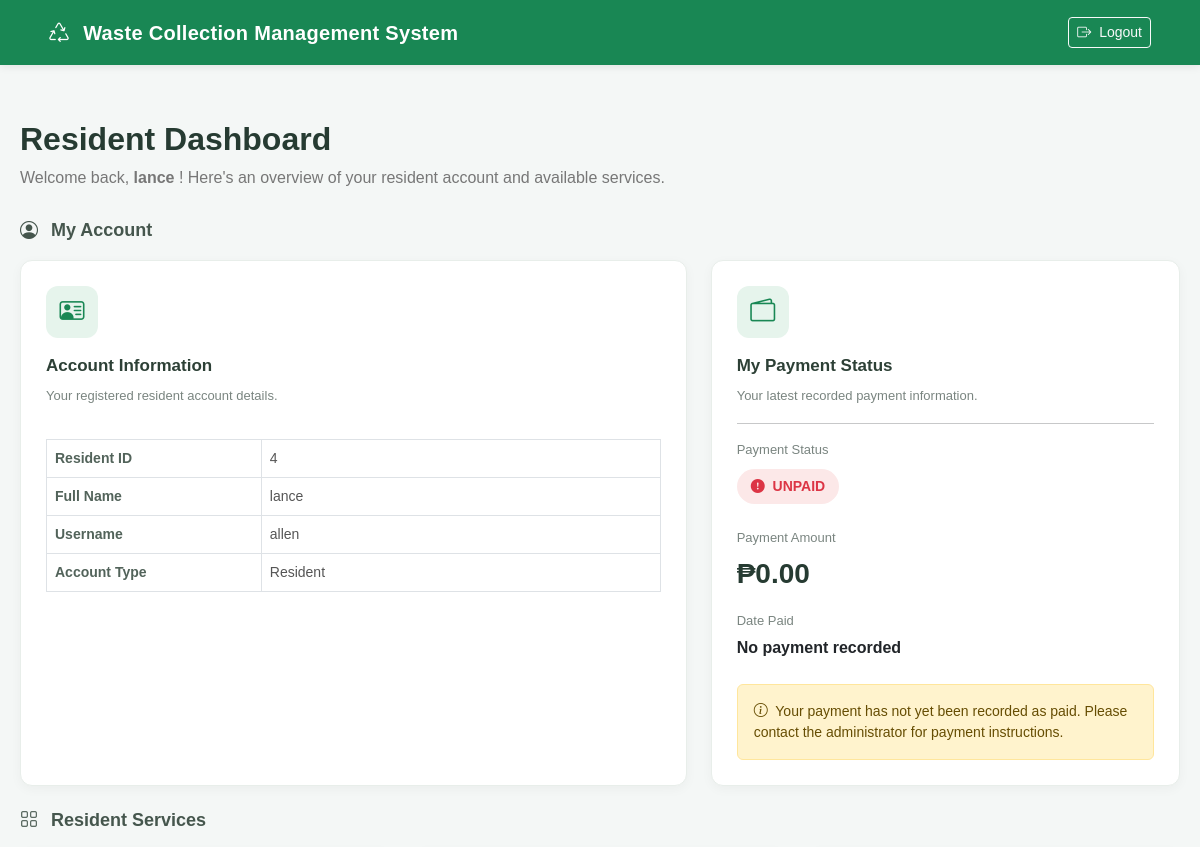
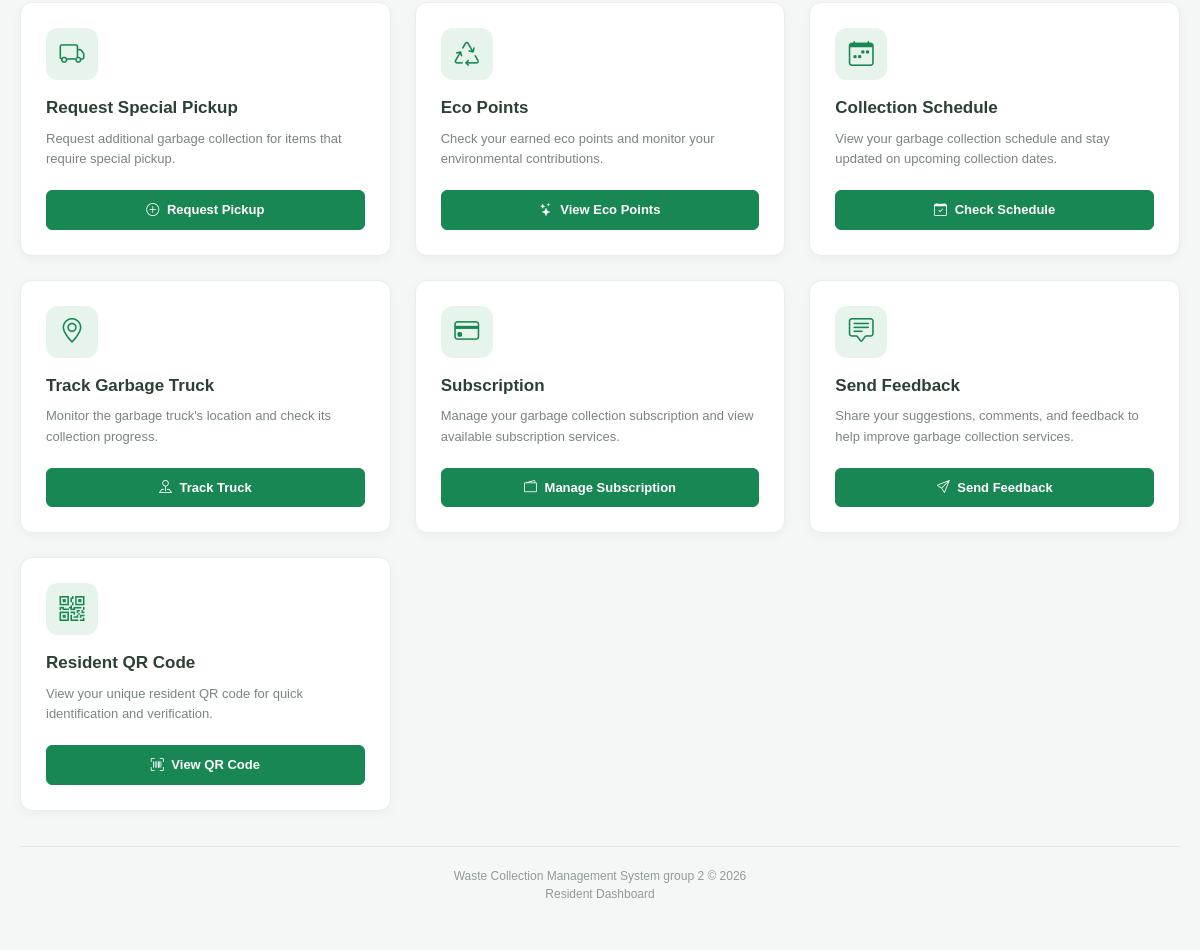
Screenshot of /system-main/system-main/wastesystem/residents/dashboard.php (signed in) with the database file from the repository (2 pictures, top to bottom).
### tables this page shows
CREATE TABLE `users` (
  `id` int(11) NOT NULL,
  `fullname` varchar(255) NOT NULL,
  `users` varchar(255) NOT NULL,
  `password` varchar(255) NOT NULL,
  `role` varchar(11) NOT NULL
);

### system-main/system-main/wastesystem/residents/dashboard.php (the view, shortened to what this page needs)
<?php
include "../config/database.php";
$user_id = (int) $_SESSION["user_id"];
$sql = mysqli_prepare(
    $conn,
    "SELECT id, fullname, users, role
     FROM users
     WHERE id = ?
     LIMIT 1"
);
mysqli_stmt_bind_param($sql, "i", $user_id);
mysqli_stmt_execute($sql);
$result = mysqli_stmt_get_result($sql);
$user = mysqli_fetch_assoc($result);
$payment_sql = mysqli_prepare(
    $conn,
    "SELECT amount, status, paid_at
     FROM resident_payments
     WHERE user_id = ?
     ORDER BY id DESC
     LIMIT 1"
);
mysqli_stmt_bind_param($payment_sql, "i", $user_id);
mysqli_stmt_execute($payment_sql);
$payment_result = mysqli_stmt_get_result($payment_sql);
$payment = mysqli_fetch_assoc($payment_result);
if (!$payment) {
    $payment_status = "Unpaid";
    $payment_amount = 0;
    $paid_at = null;
} else {
    $payment_status = $payment["status"];
    $payment_amount = $payment["amount"];
    $paid_at = $payment["paid_at"];
}
$is_paid = strtolower($payment_status) == "paid";
?>
<!DOCTYPE html>
<html lang="en">
<head>
    <link href="../assets/vendor/bootstrap/css/bootstrap.min.css" rel="stylesheet">
    <link rel="stylesheet"
        href="https://cdn.jsdelivr.net/npm/bootstrap-icons@1.11.3/font/bootstrap-icons.min.css">
    <link href="../assets/css/style.css" rel="stylesheet">
</head>
<body>
<nav class="navbar navbar-dark">
    <div class="container-fluid px-4">
        <span class="navbar-brand mb-0">
            <i class="bi bi-recycle me-2"></i>
            Waste Collection Management System
        </span>
        <a href="../logout.php" class="btn btn-outline-light btn-sm">
            <i class="bi bi-box-arrow-right me-1"></i>
            Logout
        </a>
    </div>
</nav>
    <div class="dashboard-container">
        <div class="dashboard-header">
            <h2>Resident Dashboard</h2>
            <p>
                Welcome back,
                <strong>
                    <?php echo htmlspecialchars($user["fullname"]); ?>
                </strong>!
                Here's an overview of your resident account and available services.
            </p>
        </div>
        <h6 class="section-title mt-4">
            <i class="bi bi-person-circle me-2"></i>
            My Account
        </h6>
        <div class="row g-4 mb-4">
            <div class="col-lg-7">
                <div class="card dashboard-card">
                    <div class="card-body">
                        <div class="dashboard-icon">
                            <i class="bi bi-person-vcard"></i>
                        </div>
                        <h5>Account Information</h5>
                        <p>
                            Your registered resident account details.
                        </p>
                        <div class="table-responsive">
                            <table class="table table-bordered info-table mt-3">
                                <tr>
                                    <th>Resident ID</th>
                                    <td>
                                        <?php echo htmlspecialchars((string) $user["id"]); ?>
                                    </td>
                                </tr>
                                <tr>
                                    <th>Full Name</th>
                                    <td>
                                        <?php echo htmlspecialchars($user["fullname"]); ?>
                                    </td>
                                </tr>
                                <tr>
                                    <th>Username</th>
                                    <td>
                                        <?php echo htmlspecialchars($user["users"]); ?>
                                    </td>
                                </tr>
                                <tr>
                                    <th>Account Type</th>
                                    <td>Resident</td>
                                </tr>
                            </table>
                        </div>
                    </div>
                </div>
            </div>
            <div class="col-lg-5">
                <div class="card dashboard-card">
                    <div class="card-body">
                        <div class="dashboard-icon">
                            <i class="bi bi-wallet2"></i>
                        </div>
                        <h5>My Payment Status</h5>
                        <p>
                            Your latest recorded payment information.
                        </p>
                        <hr>
                        <p class="mb-2">
                            Payment Status
                        </p>
                        <?php if ($is_paid) { ?>
                            <span class="payment-status status-paid">
                                <i class="bi bi-check-circle-fill me-1"></i>
                                PAID
                            </span>
                        <?php } else { ?>
                            <span class="payment-status status-unpaid">
                                <i class="bi bi-exclamation-circle-fill me-1"></i>
                                UNPAID
                            </span>
                        <?php } ?>
                        <p class="mt-4 mb-1">
                            Payment Amount
                        </p>
                        <div class="payment-amount">
                            ₱<?php echo number_format((float) $payment_amount, 2); ?>
                        </div>
                        <p class="mt-3 mb-1">
                            Date Paid
                        </p>
                        <strong>
                            <?php
                            if ($is_paid && !empty($paid_at)) {
                                echo htmlspecialchars(
                                    date("F d, Y h:i A", strtotime($paid_at))
                                );
                            } else {
                                echo "No payment recorded";
                            }
                            ?>
                        </strong>
                        <?php if (!$is_paid) { ?>
                            <div class="alert alert-warning mt-4 mb-0 small">
                                <i class="bi bi-info-circle me-1"></i>
                                Your payment has not yet been recorded as paid.
                                Please contact the administrator for payment instructions.
                            </div>
                        <?php } ?>
                    </div>
                </div>
            </div>
        </div>
        <h6 class="section-title">
            <i class="bi bi-grid me-2"></i>
            Resident Services
        </h6>
        <div class="row g-4 mb-4">
            <div class="col-md-6 col-lg-4">
                <div class="card dashboard-card service-card">
                    <div class="card-body">
                        <div class="dashboard-icon">
                            <i class="bi bi-truck"></i>
                        </div>
                        <h5>Request Special Pickup</h5>
                        <p>
                            Request additional garbage collection
                            for items that require special pickup.
                        </p>
                        <a href="special_pickup.php" class="btn btn-success w-100">
                            <i class="bi bi-plus-circle me-1"></i>
                            Request Pickup
                        </a>
                    </div>
                </div>
            </div>
            <div class="col-md-6 col-lg-4">
                <div class="card dashboard-card service-card">
                    <div class="card-body">
                        <div class="dashboard-icon">
                            <i class="bi bi-recycle"></i>
                        </div>
                        <h5>Eco Points</h5>
                        <p>
                            Check your earned eco points and monitor
                            your environmental contributions.
                        </p>
                        <a href="eco_points.php" class="btn btn-success w-100">
                            <i class="bi bi-stars me-1"></i>
                            View Eco Points
                        </a>
                    </div>
                </div>
            </div>
            <div class="col-md-6 col-lg-4">
                <div class="card dashboard-card service-card">
                    <div class="card-body">
                        <div class="dashboard-icon">
                            <i class="bi bi-calendar-week"></i>
                        </div>
                        <h5>Collection Schedule</h5>
                        <p>
                            View your garbage collection schedule
                            and stay updated on upcoming collection dates.
                        </p>
                        <a href="collection_schedule.php" class="btn btn-success w-100">
                            <i class="bi bi-calendar-check me-1"></i>
                            Check Schedule
                        </a>
                    </div>
                </div>
            </div>
            <div class="col-md-6 col-lg-4">
                <div class="card dashboard-card service-card">
                    <div class="card-body">
                        <div class="dashboard-icon">
                            <i class="bi bi-geo-alt"></i>
                        </div>
                        <h5>Track Garbage Truck</h5>
                        <p>
                            Monitor the garbage truck's location
                            and check its collection progress.
                        </p>
                        <a href="track_truck.php" class="btn btn-success w-100">
                            <i class="bi bi-pin-map me-1"></i>
                            Track Truck
                        </a>
                    </div>
                </div>
            </div>
            <div class="col-md-6 col-lg-4">
                <div class="card dashboard-card service-card">
                    <div class="card-body">
                        <div class="dashboard-icon">
                            <i class="bi bi-credit-card"></i>
                        </div>
                        <h5>Subscription</h5>
                        <p>
                            Manage your garbage collection subscription
                            and view available subscription services.
                        </p>
                        <a href="subscription.php" class="btn btn-success w-100">
                            <i class="bi bi-wallet2 me-1"></i>
                            Manage Subscription
                        </a>
                    </div>
                </div>
            </div>
            <div class="col-md-6 col-lg-4">
                <div class="card dashboard-card service-card">
                    <div class="card-body">
                        <div class="dashboard-icon">
                            <i class="bi bi-chat-square-text"></i>
                        </div>
                        <h5>Send Feedback</h5>
                        <p>
                            Share your suggestions, comments, and
                            feedback to help improve garbage collection services.
                        </p>
                        <a href="feedback.php" class="btn btn-success w-100">
                            <i class="bi bi-send me-1"></i>
                            Send Feedback
                        </a>
                    </div>
                </div>
            </div>
            <div class="col-md-6 col-lg-4">
                <div class="card dashboard-card service-card">
                    <div class="card-body">
                        <div class="dashboard-icon">
                            <i class="bi bi-qr-code"></i>
                        </div>
                        <h5>Resident QR Code</h5>
                        <p>
                            View your unique resident QR code for
                            quick identification and verification.
                        </p>
                        <a href="qrcode.php" class="btn btn-success w-100">
                            <i class="bi bi-upc-scan me-1"></i>
                            View QR Code
                        </a>
                    </div>
                </div>
            </div>
        </div>
        <div class="dashboard-footer">
            Waste Collection Management System group 2
            &copy; <?php echo date("Y"); ?>
            <br>
            Resident Dashboard
        </div>
    </div>
</body>
</html>

### system-main/system-main/wastesystem/assets/css/style.css (style rules this page uses)
body { background: #f5f7fb; }
.navbar-brand { font-weight: 700; }
.card { border: 0; box-shadow: 0 0.25rem 1rem rgba(0,0,0,.06); }
body { margin: 0; min-height: 100vh; display: flex; justify-content: center; align-items: center; font-family: Arial, sans-serif; background: #ffffff; }

### system-main/system-main/wastesystem/residents/dashboard.php (style rules this page uses)
body { background-color: #f4f7f6; font-family: Arial, sans-serif; color: #333; padding-top: 85px; }
.navbar { background-color: #198754 !important; padding: 12px 25px; box-shadow: 0 2px 8px rgba(0, 0, 0, 0.08); position: fixed !important; top: 0 !important; left: 0 !important; right: 0 !important; width: 100% !important; min-height: 65px; z-index: 9999; }
.navbar-brand { font-weight: bold; font-size: 20px; letter-spacing: 0.3px; }
.dashboard-container { max-width: 1200px; margin: 0 auto; padding: 35px 20px; }
.dashboard-header { margin-bottom: 30px; }
.dashboard-header h2 { font-weight: 700; color: #263b32; margin-bottom: 8px; }
.dashboard-header p { color: #777; margin-bottom: 0; }
.section-title { font-size: 18px; font-weight: 600; color: #45564d; margin-bottom: 18px; }
.dashboard-card { background: #fff; border: 1px solid #e8eeea; border-radius: 12px; box-shadow: 0 3px 12px rgba(0, 0, 0, 0.04); height: 100%; transition: all 0.25s ease; }
.dashboard-card .card-body { padding: 25px; }
.service-card { display: flex; flex-direction: column; }
.service-card .card-body { display: flex; flex-direction: column; flex: 1; }
.dashboard-icon { width: 52px; height: 52px; background-color: #e6f4ec; color: #198754; border-radius: 12px; display: flex; align-items: center; justify-content: center; font-size: 25px; margin-bottom: 18px; }
.dashboard-card h5 { font-weight: 700; font-size: 17px; color: #2d4036; margin-bottom: 10px; }
.dashboard-card p { color: #7a8580; font-size: 13px; line-height: 1.6; }
.service-card p { flex-grow: 1; margin-bottom: 20px; }
.dashboard-card .btn { border-radius: 6px; padding: 9px 12px; font-size: 13px; font-weight: 600; }
.btn-success { background-color: #198754; border-color: #198754; }
.info-table th { width: 35%; color: #52635a; font-weight: 600; font-size: 14px; }
.info-table td { color: #555; font-size: 14px; }
.payment-status { font-size: 14px; font-weight: 700; padding: 7px 14px; border-radius: 20px; display: inline-block; }
.status-unpaid { background: #fce8e8; color: #dc3545; }
.payment-amount { font-size: 28px; font-weight: 700; color: #263b32; }
.dashboard-footer { margin-top: 35px; padding: 20px 0; border-top: 1px solid #e2e9e5; color: #929b96; font-size: 12px; text-align: center; }

### rows the page displays
users: fullname "lance", id "4", users "allen"

### other values shown
$payment_amount "0.00"
